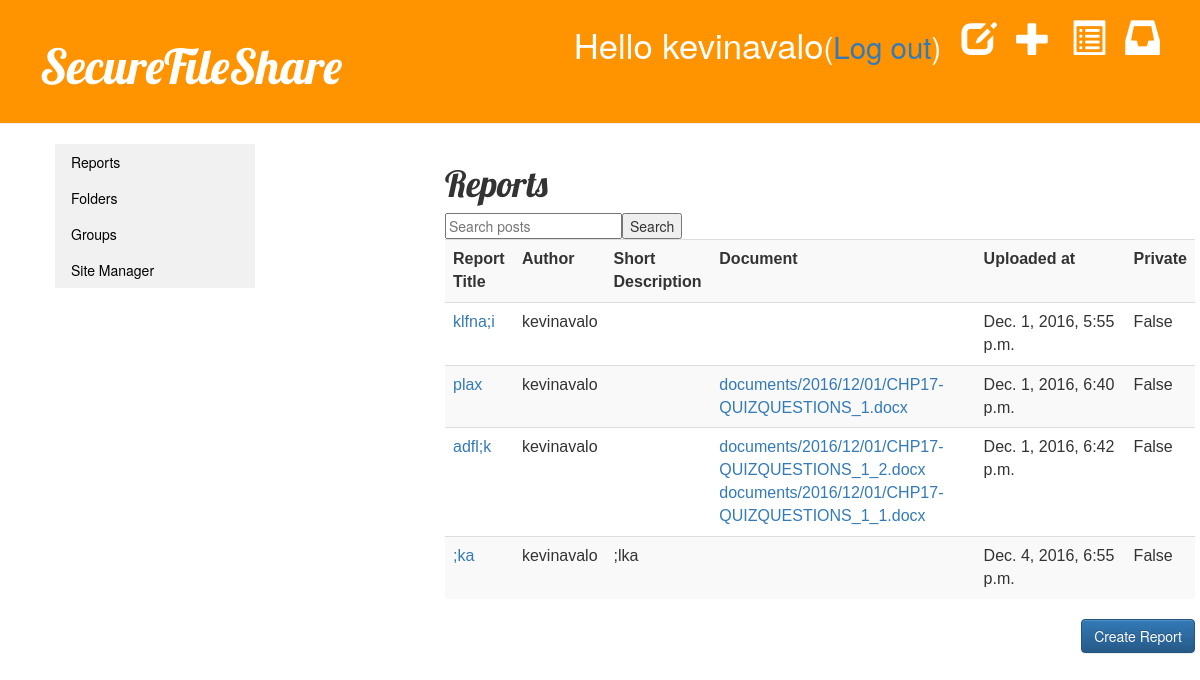
Page / (signed in) on the earlier database version.
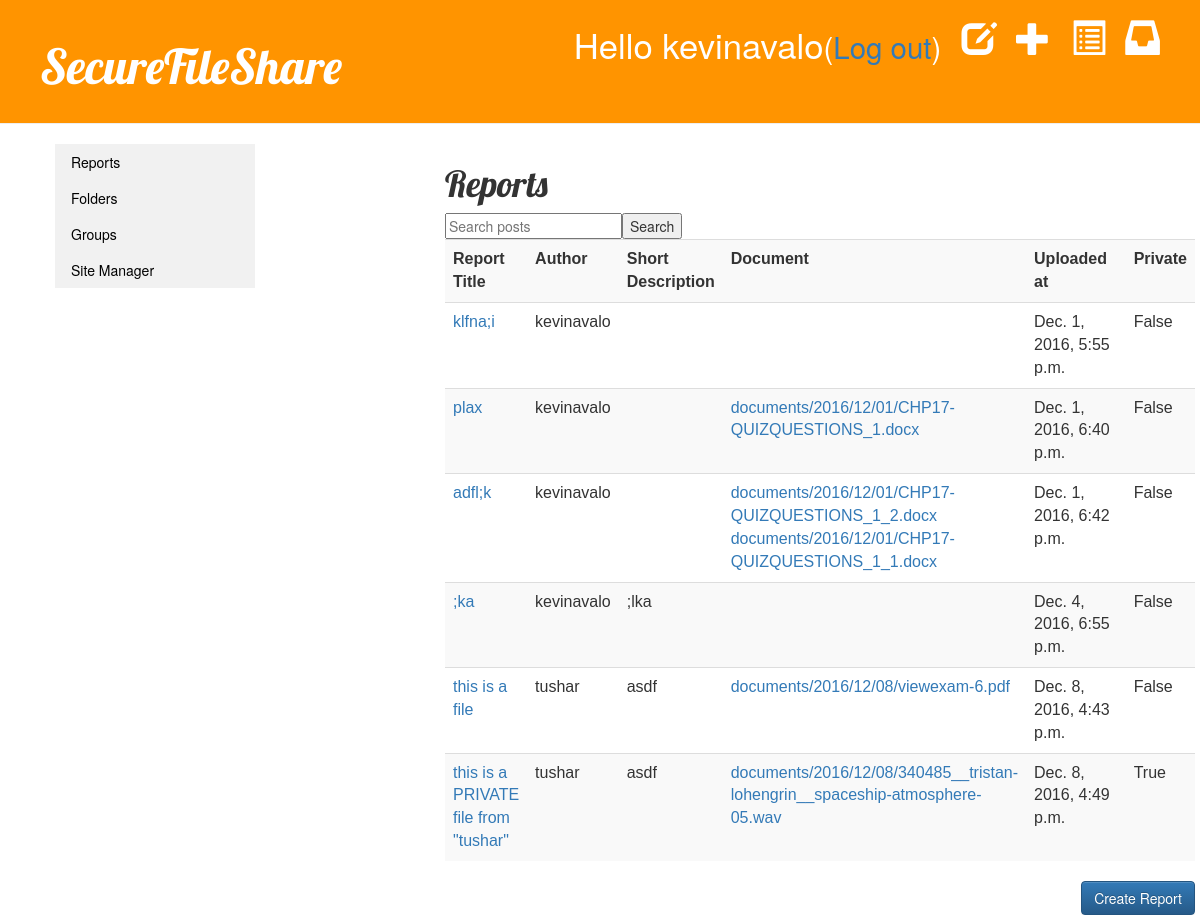
Same page on the later database version.
### blog/models.py (models this page shows, shortened)
class Report(models.Model): #this Report is a django model
    author = models.ForeignKey('auth.User') #link to another model
    title = models.CharField(max_length=200) #text with limited number of chars
    private = models.BooleanField(default=False) #checkbox for private
    short_description = models.CharField(max_length=100, blank=True)
    long_description = models.CharField(max_length=500, blank=True) #text with unlimited number of chars
    group = models.CharField(max_length=100, default="", blank=True)
    documents = models.ManyToManyField(Document)
    folder = models.ForeignKey(Folder, null=True, default=None, blank=True)
    upload_at = models.DateTimeField(auto_now_add=True)
    created_date = models.DateTimeField(default=timezone.now) #date and time
    published_date = models.DateTimeField(blank=True, null=True)

class Document(models.Model):
    document = models.FileField(upload_to='documents/%Y/%m/%d')

### blog/views.py (the view)
# urls.py: url(r'^$', views.report_list, name='report_list'), #views.report_list is the place to go if we arrive at the main page
@login_required
def report_list(request):
    query = request.GET.get("q")
    if query:
        reports = Report.objects.filter((
            Q(title__icontains=query)|
            Q(author__first_name__icontains=query)|
            Q(author__last_name__icontains=query)|
            Q(long_description__icontains=query)|
            Q(short_description__icontains=query)
        ) & Q(Q(private=False) | Q(author=request.user)) & Q(published_date__lte=timezone.now())) # fixing privacy issues with searching
    elif request.user.is_superuser:
        reports = Report.objects.filter(published_date__lte=timezone.now()) #get all non-drafts #Report.objects.all
    else:
        reports = Report.objects.filter(Q(Q(private=False) | Q(author=request.user)) & Q(published_date__lte=timezone.now())).order_by('published_date')
    return render(request, 'blog/report_list.html', {'reports': reports})

### blog/templates/blog/report_list.html
{% extends 'blog/base.html' %}
{% block content %}
<h1>Reports</h1>
{% if user.is_authenticated %}
<table class="table table-inverse table-striped">
		<tr>
			<th>Report Title</th>
			<th>Author</th>
			<th>Short Description</th>
			<th>Document</th>
			<th>Uploaded at</th>
			<th>Private</th>
		</tr>
<form method='GET' action=''>
<input type='text' name='q' placeholder='Search posts' value='{{ request.GET.q }}'/>
<input type='submit' value='Search' />
{% for report in reports %}
		<tr>
			<td><a href="{% url 'report_detail' pk=report.pk %}">{{ report.title }}</a></td>
			<td>{{ report.author }}</td>
			<td>{{ report.short_description }}</td>
		<td>{% for document in report.documents.all %}
			<a href="{{ document.document.url }}">{{ document.document.name }}</a>
		{% endfor %}</td>
			<td width="20%">{{report.upload_at}}</td>
			<td>{{ report.private }}</td>
		</tr>
{% endfor %}
</table>
<a href="{% url 'report_new' %}"><button type="button" class="btn btn-primary">Create Report</button></a>
{% else %}
<p> Please <a href="{% url 'login' %}">login</a> to continue.</p>
{% endif %}
{% endblock %}

### blog/templates/blog/base.html (shortened to what this page needs)
{% load static %}
<html>
  <head>
    <link rel="stylesheet" href="//maxcdn.bootstrapcdn.com/bootstrap/3.2.0/css/bootstrap.min.css">
    <link rel="stylesheet" href="//maxcdn.bootstrapcdn.com/bootstrap/3.2.0/css/bootstrap-theme.min.css">
    <link rel="stylesheet" href="{% static 'css/blog.css' %}">
  </head>
  <body>
    <div class="page-header">
      {% if user.is_authenticated %}
      <a href="{% url 'messages_inbox' %}" class="top-menu"><span class="glyphicon glyphicon-inbox"></span></a>
      <a href="{% url 'group_list' %}" class="top-menu"><span class="glyphicon glyphicon-list-alt"></span></a>
      <a href="{% url 'report_new' %}" class="top-menu"><span class="glyphicon glyphicon-plus"></span></a>
      <a href="{% url 'report_draft_list' %}" class="top-menu"><span class="glyphicon glyphicon-edit"></span></a>
      <p class="top-menu">Hello {{ user.username }}<small>(<a href="{% url 'logout' %}">Log out</a>)</small></p>
      {% else %}
      <a href="{% url 'login' %}" class="top-menu"><span class="glyphicon glyphicon-lock"></span></a>
      {% endif %}
      <h1><a href="/">SecureFileShare</a></h1>
    </div>
    <div class="content container">
      <div class="row">
        <div class="col-md-4">
        {% if user.is_authenticated %}
        {% block sidebar%}
          <ul class="subnavilist">
            <li><a href="{% url 'report_list' %} ">Reports</a></li>
            <li><a href="{% url 'folder_list' %} ">Folders</a></li>
            <li><a href="{% url 'group_list' %} ">Groups</a></li>
            {% if user.is_superuser %}
            <li><a href="{% url 'site_manager_actions' %} ">Site Manager</a></li>
            {% endif %}
        {% endblock %}
        {% endif %}
        </ul>
        </div>
        <div class="col-md-8">
          {% block content %}
          {% endblock %}
        </div>
      </div>
    </div>
</body></html>

### blog/static/css/blog.css (style rules this page uses)
.page-header { background-color: #ff9400; margin-top: 0; padding: 20px 20px 20px 40px; }
.page-header h1, .page-header h1 a, .page-header h1 a:visited, .page-header h1 a:active { color: #ffffff; font-size: 36pt; text-decoration: none; }
.content { margin-left: 40px; }
h1, h2, h3, h4 { font-family: 'Lobster', cursive; }
.top-menu, .top-menu:hover, .top-menu:visited { color: #ffffff; float: right; font-size: 26pt; margin-right: 20px; }
table { font-family: arial, sans-serif; border-collapse: collapse; width: 100%; }
ul { list-style-type: none; margin: 0; padding: 0; width: 200px; background-color: #f1f1f1; }
li a { display: block; color: #000; padding: 8px 16px; text-decoration: none; }
.btn-primary { float: right; }

Differences in the rows shown:
added Report: title "this is a file", author "tushar", short_description "asdf", upload_at "Dec. 8, 2016, 4:43 p.m.", private "False"
added Document: document.name "documents/2016/12/08/viewexam-6.pdf", shown under "this is a file"
added Report: title "this is a PRIVATE file from \"tushar\"", author "tushar", short_description "asdf", upload_at "Dec. 8, 2016, 4:49 p.m.", private "True"
added Document: document.name "documents/2016/12/08/340485__tristan-lohengrin__spaceship-atmosphere-05.wav", shown under "this is a PRIVATE file from \"tushar\""
